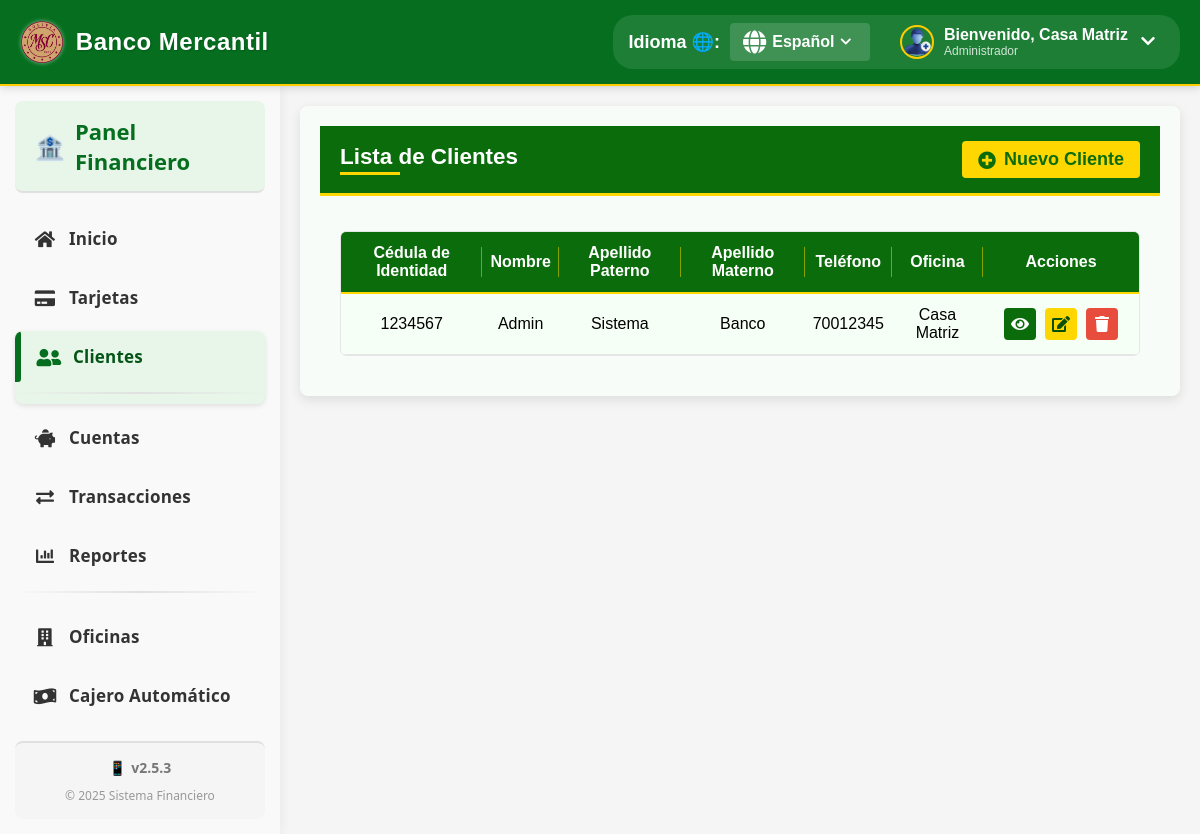
Screenshot of /index.php?controller=cliente&action=listar (signed in) with the database file from the repository.
### tables this page shows
CREATE TABLE persona (
    idPersona INT not null AUTO_INCREMENT,
    hash varchar(50) COMMENT 'hash',
    nombre VARCHAR(100) NOT NULL,
    apellidoMaterno VARCHAR(100) NOT NULL,
    apellidoPaterno VARCHAR(100) NOT NULL,
    direccion VARCHAR(255),
    telefono VARCHAR(20),
    email VARCHAR(100),
    fechaNacimiento DATE,
    ci VARCHAR(20),
    idOficina INT,
    CONSTRAINT PK_Persona PRIMARY KEY (idPersona),
    CONSTRAINT FK_Persona FOREIGN KEY (idOficina) REFERENCES oficina (idOficina)
);

CREATE TABLE oficina (
    idOficina INT not null AUTO_INCREMENT,
    hash varchar(50) COMMENT 'hash',
    central BOOLEAN NOT NULL,
    nombre VARCHAR(100) NOT NULL,
    direccion VARCHAR(255) NOT NULL,
    telefono VARCHAR(20),
    ciudad VARCHAR(100) NOT NULL DEFAULT 'Santa Cruz de la Sierra',
    departamento VARCHAR(100) NOT NULL DEFAULT 'Santa Cruz',
    pais VARCHAR(100) NOT NULL DEFAULT 'Bolivia',
    horarioAtencion VARCHAR(255),
    gerenteEncargado VARCHAR(100),
    fechaInauguracion DATE,
    estado ENUM('activa', 'inactiva') NOT NULL DEFAULT 'activa',
    CONSTRAINT PK_Oficina PRIMARY KEY (idOficina)
);

### controllers/ClienteController.php (called while the page is built, shortened)
<?php
class ClienteController {
    private $model;
    public function __construct() {
        $database = new Database();
        $this->db = $database->connect();
        $this->model = new Cliente($this->db);
    }
    public function listar() {
        $resultado = $this->model->obtenerTodos();
        $clientes = $resultado->fetchAll(PDO::FETCH_ASSOC);
        include_once 'views/main.php';
    }
}
?>

### config/database.php (called while the page is built, shortened)
<?php
class Database {
    private $host = 'localhost';
    private $db_name = 'banco_camba';
    private $username = 'root';
    private $password = '';
    public function connect() {
        $this->conn = null;
        try {
            $this->conn = new PDO(
                'mysql:host=' . $this->host . ';dbname=' . $this->db_name,
                $this->username,
                $this->password
            );
            $this->conn->setAttribute(PDO::ATTR_ERRMODE, PDO::ERRMODE_EXCEPTION);
            $this->conn->exec("SET NAMES utf8");
        } catch(PDOException $e) {
            echo 'Connection Error: ' . $e->getMessage();
        }
        return $this->conn;
    }
}
?>

### models/Cliente.php (called while the page is built, shortened)
<?php
class Cliente {
    private $conn;
    public function __construct($db) {
        $this->conn = $db;
    }
    public function obtenerTodos() {
        $query = "SELECT p.*, o.nombre as oficina_nombre
                 FROM Persona p
                 INNER JOIN Oficina o ON p.idOficina = o.idOficina
                 ORDER BY p.apellidoPaterno, p.apellidoMaterno, p.nombre";
        $stmt = $this->conn->prepare($query);
        $stmt->execute();
        return $stmt;
    }
}
?>

### views/clientes/listar.php (the view)
<link rel="stylesheet" href="assets/css/styleListar.css">
<div class="card client-card">
    <div class="card-header">
        <h2 class="title-with-line">Lista de Clientes</h2>
        <a href="index.php?controller=cliente&action=crear" class="btn-new-client">
            <i class="fa fa-plus-circle"></i> Nuevo Cliente
        </a>
    </div>
    <div class="card-body">
        <?php if (empty($clientes)): ?>
            <div class="alert alert-mercantil">No hay clientes registrados en el sistema.</div>
        <?php else: ?>
            <div class="table-container">
                <table class="table table-mercantil">
                    <thead>
                        <tr>
                            <th>Cédula de Identidad</th>
                            <th>Nombre</th>
                            <th>Apellido Paterno</th>
                            <th>Apellido Materno</th>
                            <th>Teléfono</th>
                            <th>Oficina</th>
                            <th class="actions-column">Acciones</th>
                        </tr>
                    </thead>
                    <tbody>
                        <?php foreach ($clientes as $cliente): ?>
                            <tr class="animate-row">
                                <td class="text-center"><?php echo $cliente['ci']; ?></td>
                                <td class="text-center"><?php echo $cliente['nombre']; ?></td>
                                <td class="text-center"><?php echo $cliente['apellidoPaterno']; ?></td>
                                <td class="text-center"><?php echo $cliente['apellidoMaterno']; ?></td>
                                <td class="text-center"><?php echo $cliente['telefono']; ?></td>
                                <td class="text-center"><?php echo $cliente['oficina_nombre']; ?></td>
                                <td class="text-center actions-cell">
                                    <div class="action-buttons">
                                        <a href="index.php?controller=cliente&action=ver&id=<?php echo $cliente['idPersona']; ?>" class="btn-action btn-view" title="Ver detalles">
                                            <i class="fa fa-eye"></i>
                                        </a>
                                        <a href="index.php?controller=cliente&action=editar&id=<?php echo $cliente['idPersona']; ?>" class="btn-action btn-edit" title="Editar">
                                            <i class="fa fa-edit"></i>
                                        </a>
                                        <a href="index.php?controller=cliente&action=eliminar&id=<?php echo $cliente['idPersona']; ?>" class="btn-action btn-delete delete-button" title="Eliminar">
                                            <i class="fa fa-trash"></i>
                                        </a>
                                    </div>
                                </td>
                            </tr>
                        <?php endforeach; ?>
                    </tbody>
                </table>
            </div>
        <?php endif; ?>
    </div>
</div>

### assets/css/styles.css (style rules this page uses)
:root { --primary-color: #056f1f; --secondary-color: #004481; --light-color: #ffffff; --border-color: #e0e0e0; --hover-color: #033d11; --danger-color: #dc3545; --success-color: #28a745; --warning-color: #ffc107; --info-color: #17a2b8; }
body { font-family: 'Arial', sans-serif; background-color: #f5f5f5; margin: 0; padding: 0; min-height: 100vh; }
a { color: var(--secondary-color); text-decoration: none; }
.card { background-color: var(--light-color); border-radius: 8px; box-shadow: 0 2px 10px rgba(0,0,0,0.1); padding: 20px; margin-bottom: 20px; }
.card-header { font-size: 18px; font-weight: bold; margin-bottom: 15px; color: var(--primary-color); border-bottom: 1px solid var(--border-color); padding-bottom: 10px; }

### assets/css/styleMain.css (style rules this page uses)
:root { --primary-color: #056f1f; --primary-dark: #045518; --primary-light: #e8f5e9; --secondary-color: #1976d2; --text-light: #ffffff; --text-dark: #333333; --hover-color: #e8f5e9; --active-color: #c8e6c9; --transition-speed: 0.3s; --border-radius: 8px; --box-shadow: 0 2px 5px rgba(0, 0, 0, 0.1); }

### assets/css/StyleListar.css (style rules this page uses)
.client-card { border-radius: 8px; box-shadow: 0 4px 12px rgba(0, 0, 0, 0.1); margin-bottom: 30px; background-color: #f8fcf8; border: none; overflow: hidden; }
.card-header { background-color: #0a6c0a; color: white; padding: 15px 20px; display: flex; justify-content: space-between; align-items: center; border-bottom: 3px solid #ffd700; }
.title-with-line { position: relative; margin: 0; font-weight: 600; font-size: 1.4rem; padding-bottom: 5px; }
.title-with-line:after { content: ''; position: absolute; left: 0; bottom: 0; width: 60px; height: 3px; background-color: #ffd700; }
.btn-new-client { background-color: #ffd700; color: #0a6c0a; padding: 8px 16px; border-radius: 4px; font-weight: 600; text-decoration: none; transition: all 0.3s ease; display: inline-flex; align-items: center; gap: 8px; }
.card-body { padding: 20px; }
.table-container { overflow-x: auto; border-radius: 6px; border: 1px solid #e6e6e6; }
.table-mercantil { width: 100%; border-collapse: separate; border-spacing: 0; margin-bottom: 0; }
.table-mercantil thead th { background-color: #0a6c0a; color: white; padding: 12px 8px; text-align: center; font-weight: 600; position: relative; border-bottom: 2px solid #ffd700; }
.table-mercantil thead th:not(:last-child):after { content: ''; position: absolute; right: 0; top: 25%; height: 50%; width: 1px; background-color: rgba(255, 215, 0, 0.5); }
.table-mercantil tbody tr { transition: background-color 0.3s ease; border-bottom: 1px solid #e6ffe6; }
.table-mercantil tbody tr:nth-child(odd) { background-color: #f6fff6; }
.table-mercantil td { padding: 12px 8px; vertical-align: middle; border-bottom: 1px solid #e6e6e6; }
.text-center { text-align: center; }
.actions-column { width: 140px; }
.actions-cell { padding: 8px !important; }
.action-buttons { display: flex; justify-content: center; gap: 5px; }
.btn-action { display: inline-flex; align-items: center; justify-content: center; width: 32px; height: 32px; border-radius: 4px; transition: all 0.2s ease; }
.btn-view { background-color: #0a6c0a; color: white; }
.btn-edit { background-color: #ffd700; color: #085008; }
.btn-delete { background-color: #e74c3c; color: white; }
.animate-row { opacity: 0; animation: fadeIn 0.3s ease forwards; }
.action-buttons .btn-action { margin: 0 2px; display: inline-flex; align-items: center; justify-content: center; width: 32px; height: 32px; border-radius: 4px; }
.animate-row:nth-child(1) { animation-delay: 0.05s; }

### rows the page displays
persona: ci "1234567", nombre "Admin", apellidoPaterno "Sistema", apellidoMaterno "Banco", telefono "70012345", idOficina.nombre "Casa Matriz"

### other values shown
$lang['welcome'] "Bienvenido"
$_SESSION['nombre'] "Casa Matriz"
$lang['home'] "Inicio"
$lang['cards'] "Tarjetas"
$lang['clients'] "Clientes"
$lang['accounts'] "Cuentas"
$lang['transactions'] "Transacciones"
$lang['reports'] "Reportes"
$lang['branches'] "Oficinas"
$lang['atm'] "Cajero Automático"
